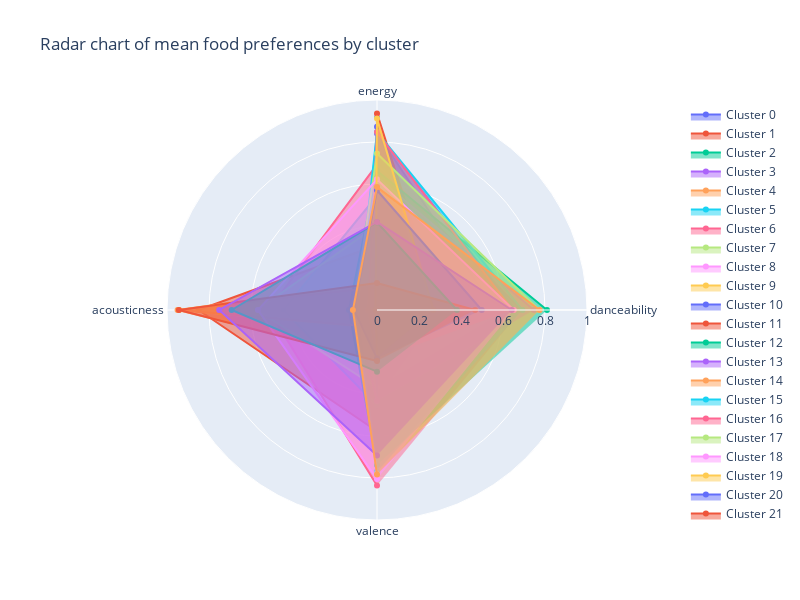

Notebook source saved alongside this figure:
### Code cell
cf.plot_radar_chart_clusters(scaled_songs_df_cl4,"MinMaxScaler",25,42)

### Figure 1 — Plotly figure (JSON) as saved in the notebook; plotly's stock layout.template omitted (floating-point values rounded to 4 significant figures)
{"data": [{"fill": "toself", "name": "Cluster 0", "r": [0.5611, 0.8428, 0.06111, 0.483], "theta": ["danceability", "energy", "acousticness", "valence"], "type": "scatterpolar"}, {"fill": "toself", "name": "Cluster 1", "r": [0.6013, 0.3086, 0.8501, 0.5772], "theta": ["danceability", "energy", "acousticness", "valence"], "type": "scatterpolar"}, {"fill": "toself", "name": "Cluster 2", "r": [0.2837, 0.9252, 0.003243, 0.1698], "theta": ["danceability", "energy", "acousticness", "valence"], "type": "scatterpolar"}, {"fill": "toself", "name": "Cluster 3", "r": [0.6615, 0.8407, 0.08132, 0.7698], "theta": ["danceability", "energy", "acousticness", "valence"], "type": "scatterpolar"}, {"fill": "toself", "name": "Cluster 4", "r": [0.467, 0.1291, 0.9495, 0.2328], "theta": ["danceability", "energy", "acousticness", "valence"], "type": "scatterpolar"}, {"fill": "toself", "name": "Cluster 5", "r": [0.5999, 0.544, 0.4456, 0.4559], "theta": ["danceability", "energy", "acousticness", "valence"], "type": "scatterpolar"}, {"fill": "toself", "name": "Cluster 6", "r": [0.6877, 0.6927, 0.5159, 0.8355], "theta": ["danceability", "energy", "acousticness", "valence"], "type": "scatterpolar"}, {"fill": "toself", "name": "Cluster 7", "r": [0.6149, 0.4023, 0.5703, 0.3694], "theta": ["danceability", "energy", "acousticness", "valence"], "type": "scatterpolar"}, {"fill": "toself", "name": "Cluster 8", "r": [0.2495, 0.9314, 0.005027, 0.1526], "theta": ["danceability", "energy", "acousticness", "valence"], "type": "scatterpolar"}, {"fill": "toself", "name": "Cluster 9", "r": [0.2062, 0.1161, 0.942, 0.0842], "theta": ["danceability", "energy", "acousticness", "valence"], "type": "scatterpolar"}, {"fill": "toself", "name": "Cluster 10", "r": [0.306, 0.8721, 0.008707, 0.4267], "theta": ["danceability", "energy", "acousticness", "valence"], "type": "scatterpolar"}, {"fill": "toself", "name": "Cluster 11", "r": [0.3003, 0.9361, 0.006421, 0.1887], "theta": ["danceability", "energy", "acousticness", "valence"], "type": "scatterpolar"}, {"fill": "toself", "name": "Cluster 12", "r": [0.8095, 0.6626, 0.1336, 0.7375], "theta": ["danceability", "energy", "acousticness", "valence"], "type": "scatterpolar"}, {"fill": "toself", "name": "Cluster 13", "r": [0.747, 0.6331, 0.1075, 0.4335], "theta": ["danceability", "energy", "acousticness", "valence"], "type": "scatterpolar"}, {"fill": "toself", "name": "Cluster 14", "r": [0.2217, 0.1079, 0.9448, 0.08193], "theta": ["danceability", "energy", "acousticness", "valence"], "type": "scatterpolar"}, {"fill": "toself", "name": "Cluster 15", "r": [0.6926, 0.8466, 0.09413, 0.7707], "theta": ["danceability", "energy", "acousticness", "valence"], "type": "scatterpolar"}, {"fill": "toself", "name": "Cluster 16", "r": [0.6456, 0.8473, 0.04197, 0.234], "theta": ["danceability", "energy", "acousticness", "valence"], "type": "scatterpolar"}, {"fill": "toself", "name": "Cluster 17", "r": [0.773, 0.7453, 0.1099, 0.7782], "theta": ["danceability", "energy", "acousticness", "valence"], "type": "scatterpolar"}, {"fill": "toself", "name": "Cluster 18", "r": [0.6514, 0.6222, 0.5671, 0.8052], "theta": ["danceability", "energy", "acousticness", "valence"], "type": "scatterpolar"}, {"fill": "toself", "name": "Cluster 19", "r": [0.2691, 0.9114, 0.00719, 0.223], "theta": ["danceability", "energy", "acousticness", "valence"], "type": "scatterpolar"}, {"fill": "toself", "name": "Cluster 20", "r": [0.4987, 0.5701, 0.1094, 0.23], "theta": ["danceability", "energy", "acousticness", "valence"], "type": "scatterpolar"}, {"fill": "toself", "name": "Cluster 21", "r": [0.4669, 0.129, 0.9434, 0.2429], "theta": ["danceability", "energy", "acousticness", "valence"], "type": "scatterpolar"}, {"fill": "toself", "name": "Cluster 22", "r": [0.3804, 0.4173, 0.692, 0.2935], "theta": ["danceability", "energy", "acousticness", "valence"], "type": "scatterpolar"}, {"fill": "toself", "name": "Cluster 23", "r": [0.6418, 0.4193, 0.7514, 0.6927], "theta": ["danceability", "energy", "acousticness", "valence"], "type": "scatterpolar"}, {"fill": "toself", "name": "Cluster 24", "r": [0.774, 0.5853, 0.1148, 0.7828], "theta": ["danceability", "energy", "acousticness", "valence"], "type": "scatterpolar"}], "layout": {"height": 600, "polar": {"radialaxis": {"range": [0, 1], "visible": true}}, "showlegend": true, "title": {"text": "Radar chart of mean food preferences by cluster"}, "width": 800}}
